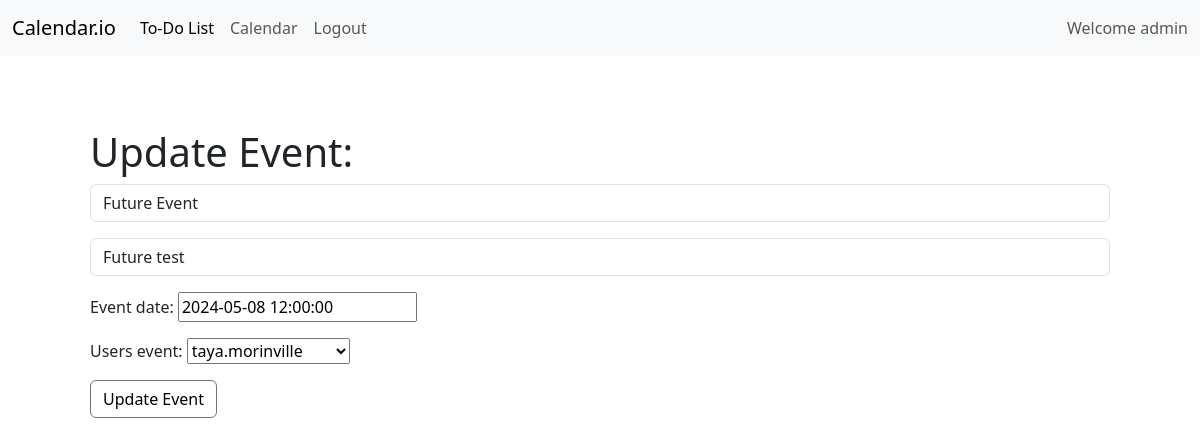
/update_event/11 (signed in), run on the app's committed database.
### calendarAPP/models.py (models this page shows, shortened)
class Event(models.Model):
    event_id = models.AutoField(primary_key=True)
    title = models.CharField(max_length=100)
    description = models.CharField(max_length=300)
    event_date = models.DateTimeField()
    users_event = models.ForeignKey(User, on_delete=models.CASCADE) # Each event is associated with one user

### calendarAPP/views.py (the view, shortened to what this page needs)
# urls.py: path("update_event/<int:pk>", views.update_event, name="update_event"),
def update_event(request, pk):
    current_event = Event.objects.get(event_id=pk)
    form = AddEventForm(request.POST or None, instance=current_event)
    if request.user.is_authenticated:
        return render(request, "calendarAPP/update_event.html", {"form": form})
    else:
        messages.success(request, "You must be logged in")
        return redirect("cal:home")

### calendarAPP/forms.py
class AddEventForm(forms.ModelForm):
    title = forms.CharField(
        required=True,
        label="",
        widget=forms.widgets.TextInput(
            attrs={"class": "form-control", "placeholder": "Title"}
        ),
    )
    description = forms.CharField(
        required=False,
        label="",
        widget=forms.widgets.TextInput(
            attrs={"class": "form-control", "placeholder": "Description"}
        ),
    )
    class Meta:
        model = Event
        fields = "__all__"

### calendarAPP/templates/calendarAPP/update_event.html (shortened to what this page needs)
{% extends "calendarAPP/base.html" %}
{% block content %}
<div class='mt-4 p-5'>
    <h1>Update Event:</h1>
    <form method="POST" action="">
        {{form.as_p }}
            <button type="submit" class="btn btn-secondary">Update Event</button>
    </form>
</div>
{% endblock %}

### calendarAPP/templates/calendarAPP/navbar.html (shortened to what this page needs)
<nav class="navbar navbar-expand-lg bg-body-tertiary">
    <div class="container-fluid">
      <a class="navbar-brand" href="{% url 'cal:home'%}">Calendar.io</a>
      <div class="collapse navbar-collapse" id="navbarNav">
        <ul class="navbar-nav">
          {% if user.is_authenticated %}
            <li class="nav-item">
              <a class="nav-link active" aria-current="page" href="{% url 'cal:home'%}">To-Do List</a>
            </li>
            <li class="nav-item">
              <a class="nav-link" href="{% url 'cal:calendar'%}">Calendar</a>
            </li>
            <li class="nav-item">
              <a class="nav-link" href="{% url 'cal:logout' %}">Logout</a>
            </li>
          {% endif %}
        </ul>
      </div>
      <span class="navbar-text">
        Welcome {{request.user.username}}
      </span>
    </div>
  </nav>

### calendarAPP/static/calendarAPP/css/styles.css (style rules this page uses)
ul { height: 100%; padding: 0px 5px 0px 20px; }
a { color: #17a2b8; }
.btn { outline: none; color: black; background-color: transparent; box-shadow: 0 0 0 0; }

### data on the page
Event: title "Future Event", description "Future test", event_date "2024-05-08 12:00:00", users_event "taya.morinville"

### other printed values
{{ request.user.username }} "admin"
